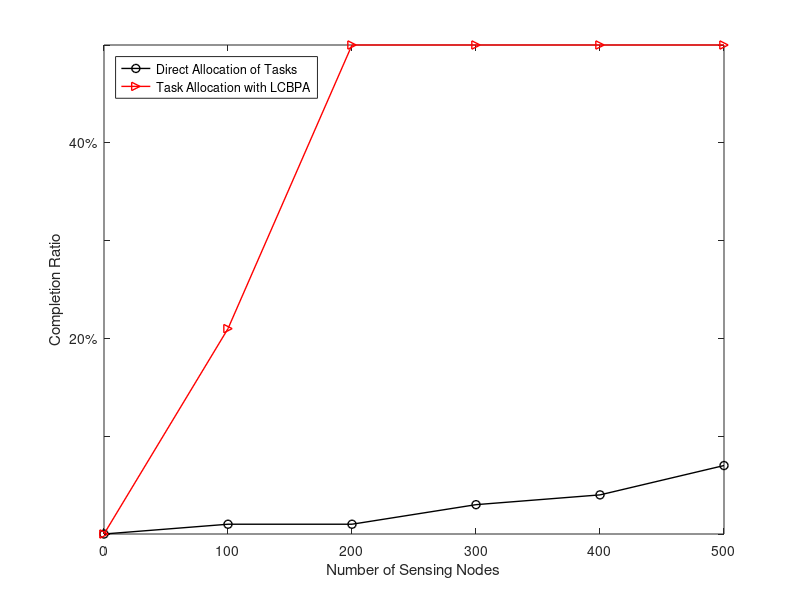

Recreate this plot in MATLAB.
% a=0.5 k=10-50 k=30
% calculate the completion rate 
% with/without algorithm
clc;
clear;

x = [0 100 200 300 400 500];
y1 = [0 2 2 6 8 14];
y2 = [0 42 100 100 100 100];

figure;
fi = plot(x,y1,'-oblack','LineWidth',1.0);hold on
     plot(x,y2,'->red','LineWidth',1.0)
     
set(gca,'YTickLabel',{'','','20%','','40%','','60%','','80%','','100%'},'LineWidth',0.5)
xlabel('Number of Sensing Nodes');
ylabel('Completion Ratio')

legend('Direct Allocation of Tasks','Task Allocation with LCBPA','Location','NorthWest');
%legend('boxoff');
%grid on;
%axes('Parent',f1,'FontSize',12,'FontName','Times','LineWidth',1.5);
 